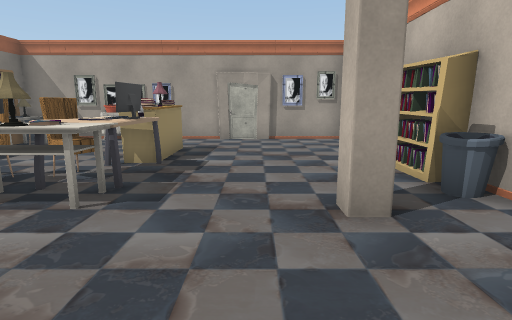
view 1 (above)

17 first-person views from a walk through a scene from a Unity 3-D project. The camera is 1.2 m above the floor, tilts 10° down and sees 80° across. The floor is counted in squares, 1 m on a side. Each view is taken from the middle of a square. On the plan, view 1 faces up. The plan holds only what a view shows up to about 13 squares ahead; the rest is blank. The place goes on beyond the plan. Some surface patterns are stand-ins.

view 2
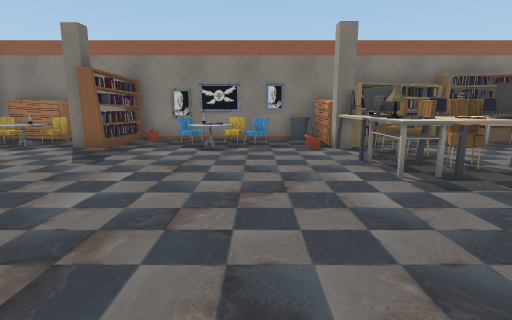

view 3
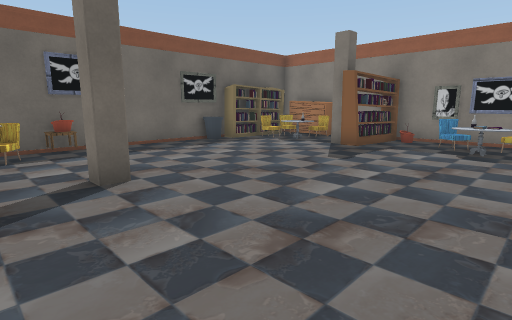

view 4
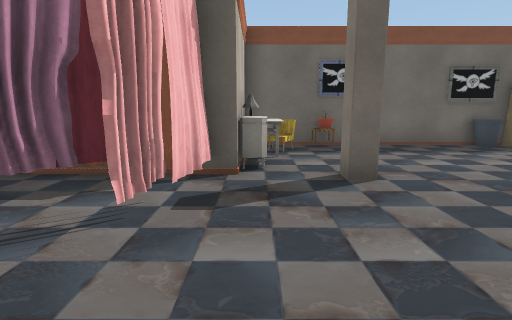

view 5
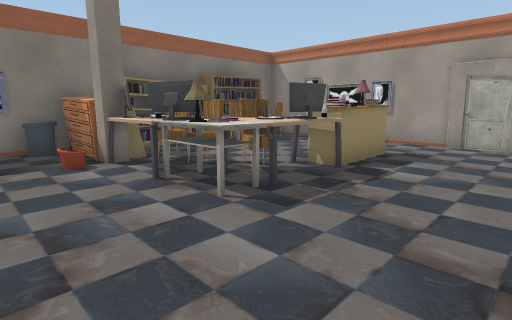

view 6
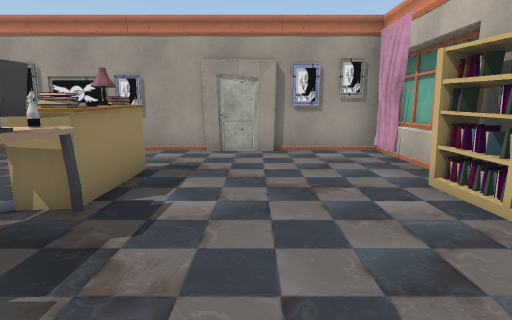

view 7
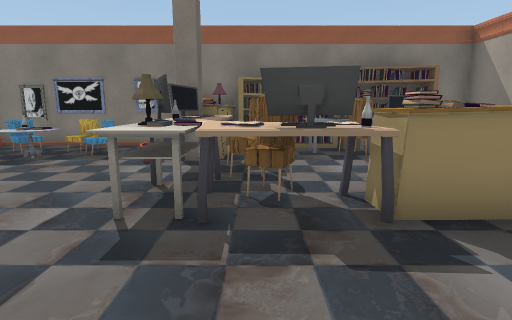

view 8
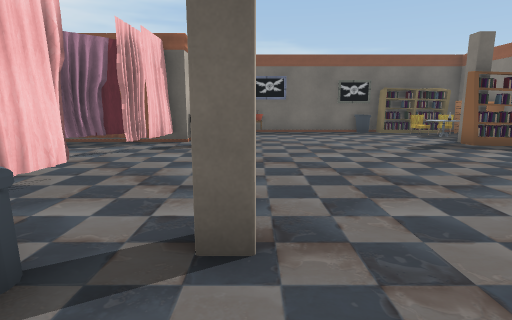

view 9
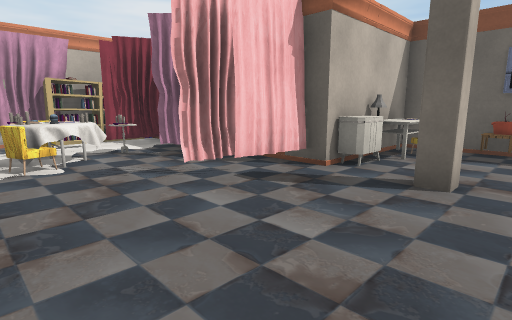

view 10
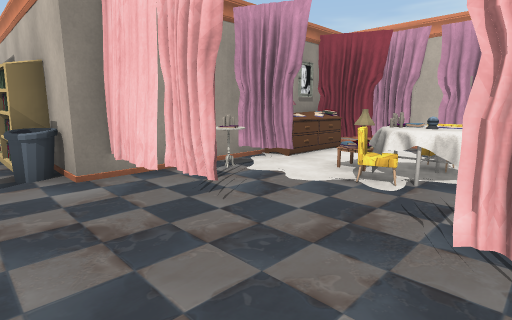

view 11
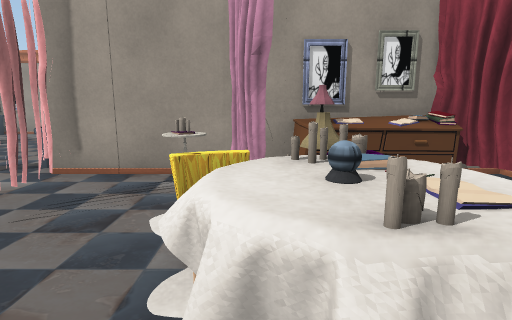

view 12
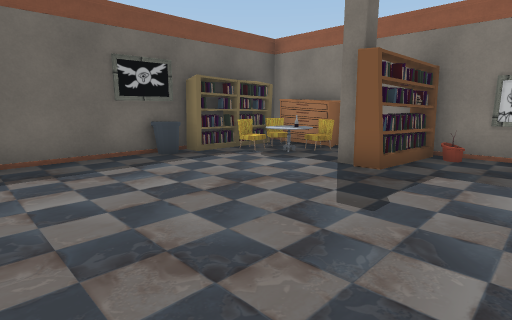

view 13
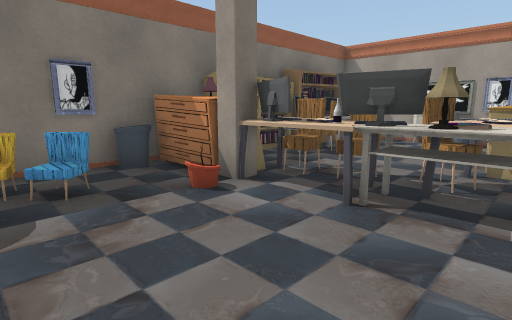

view 14
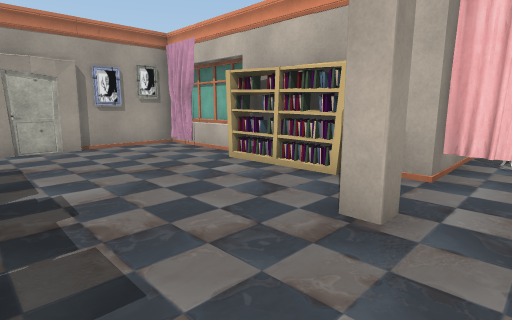

view 15
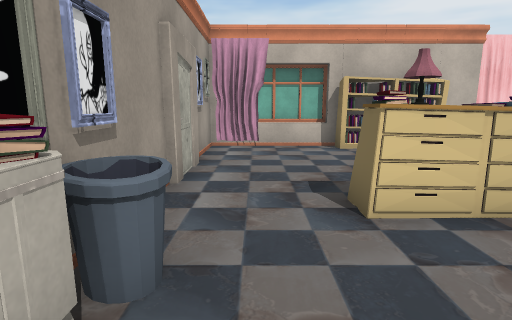

view 16
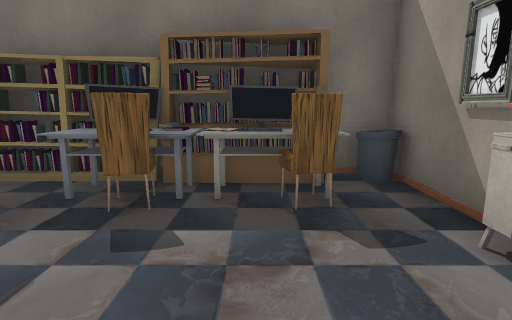

view 17
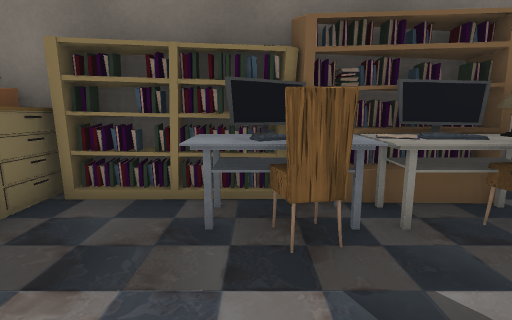

### Floor plan
Points are (right, up) in squares from view 1. A wall is a line through its corners. A room is listed if a view was taken in it or the views show most of it. See-through windows are left out.
Room 1 (views 1, 2, 3, 4, 5, 6, 7, 8, 9, 10, 12, 13, 14, 15, 16, 17)
walls: (3.6, 2) (4, 3.2); (3.7, 1.8) (3.9, 2.7); (3.7, 1.8) (3.7, 3.4); (3.7, 1.9) (4.2, 3); (3.3, 3.4) (3.3, 4.5); (3.8, 1.8) (3.7, 2.5) (4, 3); (3.7, 2.4) (3.9, 2.6); (3.9, 2) (3.7, 3.1); (4, 1.4) (3.7, 1.9) (3.9, 2.6); (4, 1.4) (3.7, 2.5); (4, 1.5) (3.7, 2); (4, 1.7) (3.4, 2.2) (3.9, 2.7); (4.1, 1) (4.5, 2.1); (-8.5, 2.1) (-8.4, 1.3); (3.7, -3) (4.4, -1.8) (4.2, -1.5); (3.7, -3) (3.7, -2.3); (4.2, -2.2) (4.4, -1.7); (3.6, -3.5) (4, -3); (3.6, -3.6) (4.1, -2.5); (3.5, -4.2) (4, -2.5); (3.9, -3.9) (3.7, -2.4); (3.6, -4.3) (4.1, -3.2); (3.7, -4.2) (3.7, -3.1) (4, -2.8) (3.8, -2.4); (3.8, -4.3) (4, -2.3); (3.3, -5.5) (3.3, -4.4) (4.4, -4.4); (3.3, 7.8) (3.3, 10.3); (3.7, 7.8) (3.7, 11); (-3.7, 10.9) (-3.8, 11.4); (3, 10) (3.3, 10.7) (3, 11.1); (-5.4, 11.4) (-8.4, 11.4) (-8.4, -8.5) (3.3, -8.5) (3.3, -7.4); (3.4, 11.4) (-4.5, 11.4)
low walls: (4, 1.4) (3.7, 1.8); (3.9, 2.6) (3.7, 3); (2.8, -5.4) (2.8, -4.8); (3.4, 10.3) (3.3, 10.9)
ways out: opening at (4, -0.5) to room 2
objects: drawers (-8, -8) to (-8, -7); chair (-8, -6); drawers (-8, -4); books (-8, -4) to (-7, -3); chair (-8, 0); drawers (-8, 4); books (-8, 5) to (-8, 7); books (-8, 8); computer (-8, 9); drawers (-8, 10); chair (-7, -8); chair (-7, -1); chair (-7, 1); drawers (-7, 3); keyboard (-7, 6); chair (-7, 7); other object (-7, 8); keyboard (-7, 9); chair (-7, 10); lamp (-7, 11); books (-6, -8) to (-5, -8); column (-6, -4); other object (-6, 0); column (-6, 4); computer (-6, 7); other object (-5, 3); computer (-5, 4); chair (-5, 5); books (-5, 11); other object (-4, 4); chair (-4, 5); computer (-3, 3); other object (-3, 4); chair (-3, 5); other object (-3, 6); books (-3, 7); lamp (-3, 8); table (-2, 4); books (-2, 5); computer (-2, 6); other object (-2, 7); other object (-2, 8); stool (1, -8); column (1, -4); column (1, 3); chair (2, -8); other object (3, -7); lamp (3, -6); other object (3, 5); other object (3, 6); books (3, 7)
Room 2 (view 11)
walls: (4.3, 0.8) (4.1, 1); (7.4, -1.4) (6.6, -0.8); (7.5, -1.3) (7.1, -1.3); (7.5, -1.3) (7.1, -1.3); (7.4, -1.5) (6.5, -0.7); (6.8, 2) (6.9, 3) (6.5, 3.1); (7, 2) (6.9, 2.6); (6.8, 2.1) (7.1, 2.5); (6.4, 2.3) (6.6, 2.7); (4, -1.8) (4.4, -1.6); (4.1, -2.2) (4.4, -1.8); (6.2, -3) (6.5, -3) (6.7, -2.5); (6.2, -3) (6.2, -2.8); (6.5, -3.1) (6.7, -2.4); (3.7, -2.2) (4.4, -1.8); (3.8, -2.3) (4.4, -1.8); (4, -2.5) (4.5, -2.2); (3.8, -2.4) (4.4, -1.8); (3.8, -2.4) (4.4, -1.8); (4, -2.7) (4.4, -2.5); (5.7, -3.4) (6.2, -3.2) (6.4, -2.7); (5.7, -3.4) (6.3, -3.1); (6.9, 3.4) (3.3, 3.4); (5.4, -4) (6.2, -3.6); (5.4, -4) (5.9, -3.8); (5.3, -4.1) (5.8, -3.8); (5.3, -4.1) (5.7, -3.7)
low walls: (7.1, -1) (6.7, -0.5); (7, -1.3) (6.5, -0.6); (7.1, -1.3) (6.7, -0.5); (7.1, -1.3) (6.7, -0.6); (7.3, -1.3) (7.3, -0.8); (7.3, -1.3) (6.5, -0.9); (7.3, -1.3) (7, -1.2); (7.4, -1.3) (7, -1.2); (7.3, -1.5) (6.6, -0.6); (6.1, -3.6) (6, -3.1); (6.2, -3.6) (6.2, -3); (6, -3.7) (6.1, -3)
ways out: opening at (4, -0.5) to room 1; opening at (9, 2)
objects: other object (6, 3); chair (7, 0); other object (8, -2); books (8, -1); books (8, 0); lamp (8, 1); chair (9, -1)

Where each view was taken, in squares from view 1:
view 1: 0 up, 0 right, facing up
view 2: 1 up, 3 right, facing left
view 3: 1 up, 3 right, facing down-left
view 4: 1 up, 3 right, facing down
view 5: 1 up, 1 right, facing up-left
view 6: 3 up, 0 right, facing up
view 7: 5 up, 1 right, facing left
view 8: 6 up, 1 right, facing down
view 9: 1 up, 0 right, facing down-right
view 10: 2 down, 2 right, facing up-right
view 11: 2 down, 7 right, facing up
view 12: 1 down, 0 right, facing down-left
view 13: 0 up, 2 left, facing up-left
view 14: 2 up, 2 left, facing up-right
view 15: 10 up, 6 left, facing right
view 16: 9 up, 3 left, facing left
view 17: 7 up, 4 left, facing left
